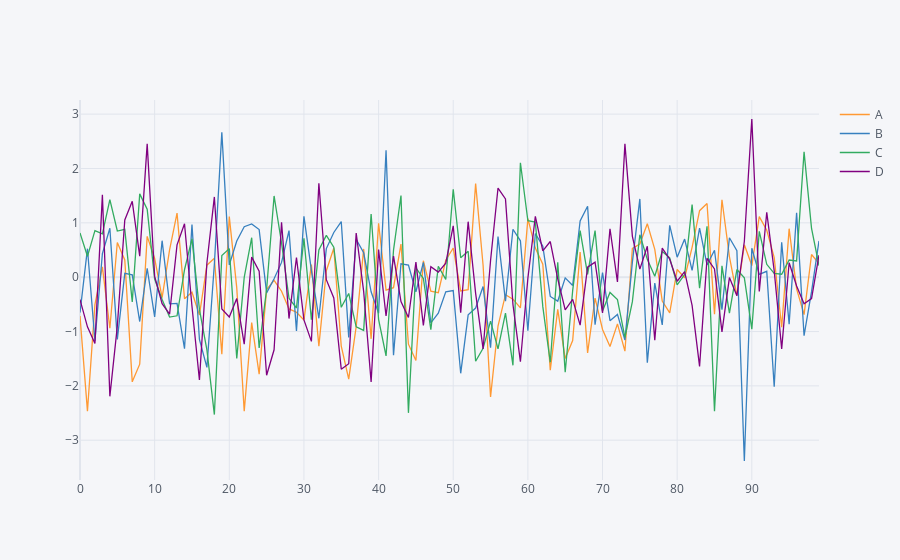

Notebook cell for this chart:
### Code cell
#create plotly interactive line image which tells values at a particular index point.click on/off on legend

df.iplot()
